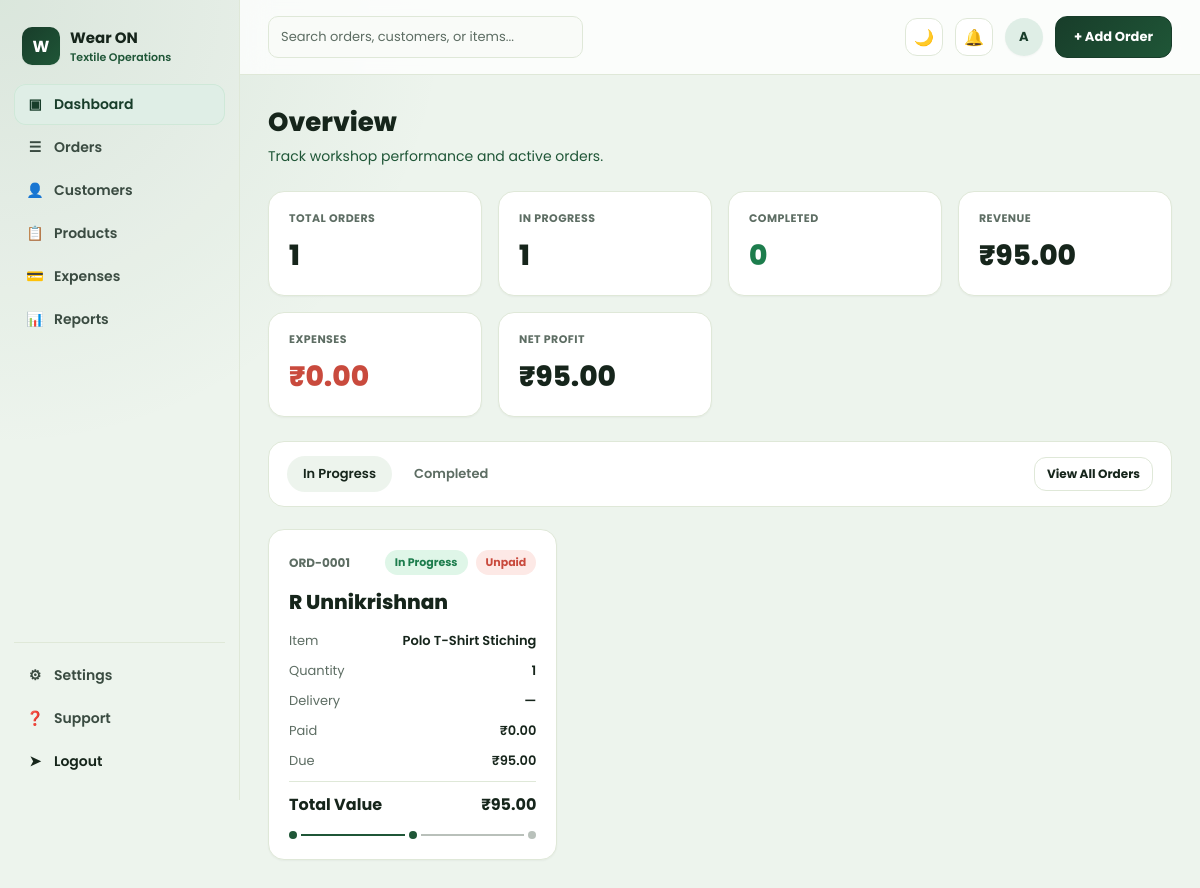
The app's page / (signed in), older data.
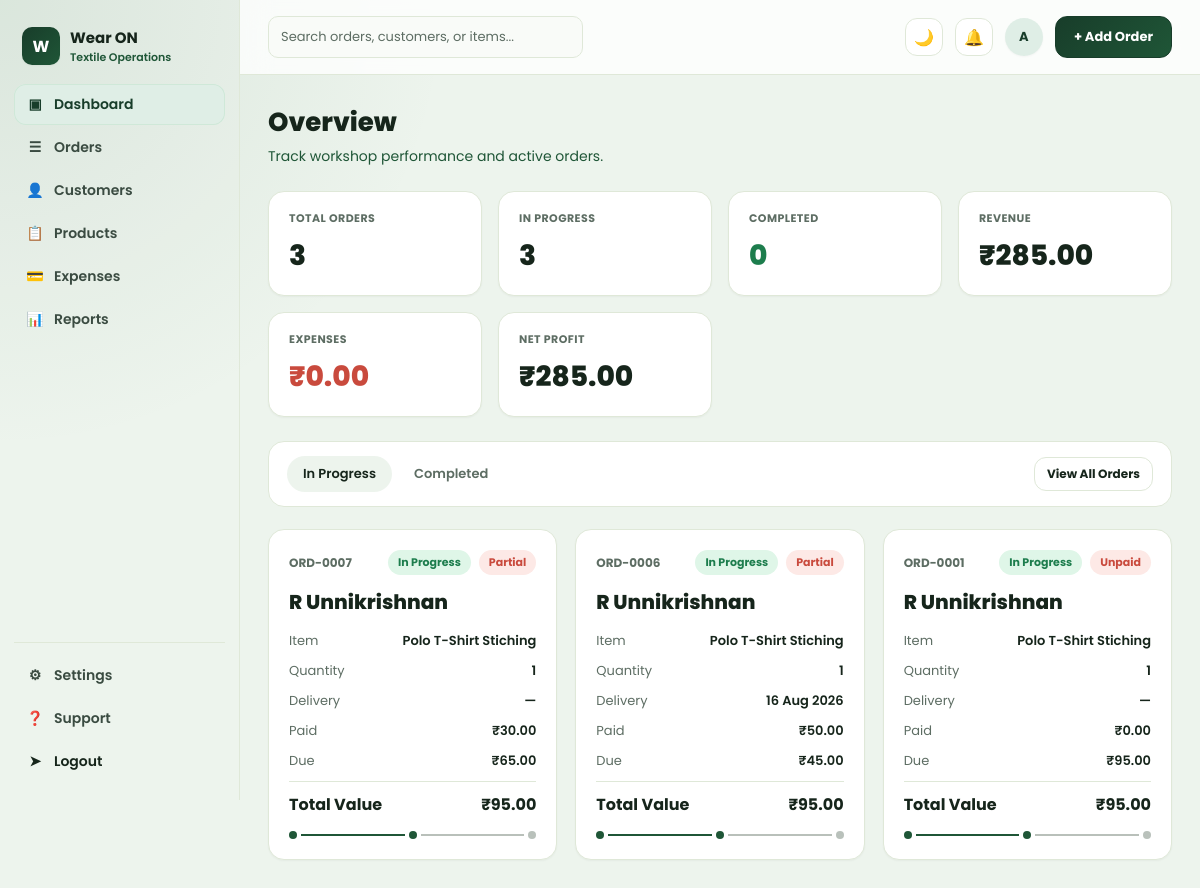
The same page, newer data.
### orders/models.py (models this page shows, shortened)
class Order(models.Model):
    STATUS_PENDING = "pending"
    STATUS_IN_PROGRESS = "in_progress"
    STATUS_FINISHED = "finished"
    STATUS_CANCELLED = "cancelled"
    STATUS_CHOICES = [
        (STATUS_PENDING, "Pending"),
        (STATUS_IN_PROGRESS, "In Progress"),
        (STATUS_FINISHED, "Finished"),
        (STATUS_CANCELLED, "Cancelled"),
    ]
    PRIORITY_LOW = "low"
    PRIORITY_MEDIUM = "medium"
    PRIORITY_HIGH = "high"
    PRIORITY_CHOICES = [
        (PRIORITY_LOW, "Low"),
        (PRIORITY_MEDIUM, "Medium"),
        (PRIORITY_HIGH, "High"),
    ]
    PAYMENT_METHOD_BANK = "bank_transfer"
    PAYMENT_METHOD_CHECK = "check"
    PAYMENT_METHOD_CARD = "card"
    PAYMENT_METHOD_ONLINE = "online_payment"
    PAYMENT_METHOD_OTHER = "other"
    PAYMENT_METHOD_CHOICES = [
        ("", "Select payment method"),
        (PAYMENT_METHOD_BANK, "Bank Transfer"),
        (PAYMENT_METHOD_CHECK, "Check"),
        (PAYMENT_METHOD_CARD, "Card"),
        (PAYMENT_METHOD_ONLINE, "Online Payment"),
        (PAYMENT_METHOD_OTHER, "Other"),
    ]
    order_number = models.CharField(max_length=20, unique=True, editable=False)
    customer = models.ForeignKey(Customer, on_delete=models.CASCADE, related_name="orders")
    status = models.CharField(max_length=20, choices=STATUS_CHOICES, default=STATUS_IN_PROGRESS)
    is_paid = models.BooleanField(default=False)
    order_date = models.DateField(default=timezone.localdate)
    expected_delivery_date = models.DateField(null=True, blank=True)
    reference_number = models.CharField("Reference / PO Number", max_length=50, blank=True)
    shipping_address = models.TextField(blank=True, help_text="Leave blank to use customer address")
    assigned_tailor = models.CharField(max_length=100, blank=True)
    priority = models.CharField(max_length=10, choices=PRIORITY_CHOICES, default=PRIORITY_MEDIUM)
    discount_percent = models.DecimalField(max_digits=5, decimal_places=2, default=0)
    amount_paid = models.DecimalField(max_digits=10, decimal_places=2, default=Decimal("0.00"))
    payment_method = models.CharField(
        max_length=30,
        choices=PAYMENT_METHOD_CHOICES,
        blank=True,
        default="",
    )
    payment_method_details = models.CharField(max_length=255, blank=True)
    customer_notes = models.TextField(blank=True)
    created_at = models.DateTimeField(auto_now_add=True)
    updated_at = models.DateTimeField(auto_now=True)
    class Meta:
        ordering = ["-created_at"]
    @property
    def subtotal(self):
        total = sum((item.subtotal for item in self.items.all()), Decimal("0"))
        return total.quantize(Decimal("0.01"))
    @property
    def discount_amount(self):
        return (self.subtotal * self.discount_percent / Decimal("100")).quantize(Decimal("0.01"))
    @property
    def grand_total(self):
        return self.subtotal - self.discount_amount
    @property
    def amount_due(self):
        due = self.grand_total - self.amount_paid
        if due <= Decimal("0"):
            return Decimal("0.00")
        return due.quantize(Decimal("0.01"))
    @property
    def total_expenses(self):
        total = sum((expense.total for expense in self.expenses.all()), Decimal("0"))
        return total.quantize(Decimal("0.01"))
    @property
    def payment_status_label(self):
        if self.amount_paid >= self.grand_total and self.grand_total > Decimal("0"):
            return "Paid"
        if self.amount_paid > Decimal("0"):
            return "Partial"
        return "Unpaid"

class OrderItem(models.Model):
    order = models.ForeignKey(Order, on_delete=models.CASCADE, related_name="items")
    fabric = models.ForeignKey(
        Fabric, on_delete=models.SET_NULL, related_name="order_items", null=True, blank=True
    )
    item_name = models.CharField(max_length=150)
    description = models.CharField(max_length=255, blank=True)
    quantity = models.DecimalField(max_digits=10, decimal_places=2, default=1)
    unit_price = models.DecimalField("Rate", max_digits=10, decimal_places=2, default=0)
    @property
    def subtotal(self):
        return self.quantity * self.unit_price

class Customer(models.Model):
    name = models.CharField(max_length=150)
    company_name = models.CharField(max_length=150, blank=True)
    email = models.EmailField(blank=True)
    phone = models.CharField(max_length=20, blank=True)
    address = models.TextField(blank=True)
    created_at = models.DateTimeField(auto_now_add=True)
    class Meta:
        ordering = ["name"]

### orders/views.py (the view)
# urls.py: path("", views.dashboard, name="dashboard"),
@login_required
def dashboard(request):
    orders = Order.objects.select_related("customer").prefetch_related("items", "expenses")
    today = date.today()
    status = request.GET.get("status", Order.STATUS_IN_PROGRESS)
    todays_orders = orders.filter(order_date=today)
    total_revenue = sum((o.grand_total for o in orders), Decimal("0"))
    total_expenses = sum((o.total_expenses for o in orders), Decimal("0")).quantize(Decimal("0.01"))
    revenue_today = sum((o.grand_total for o in todays_orders), Decimal("0"))
    expenses_today = sum(
        (e.total for e in Expense.objects.filter(created_at__date=today)), Decimal("0")
    ).quantize(Decimal("0.01"))
    context = {
        "total_orders": orders.count(),
        "in_progress_count": orders.filter(status__in=[Order.STATUS_IN_PROGRESS, Order.STATUS_PENDING]).count(),
        "finished_count": orders.filter(status=Order.STATUS_FINISHED).count(),
        "revenue_today": revenue_today,
        "expenses_today": expenses_today,
        "total_revenue": total_revenue,
        "total_expenses": total_expenses,
        "net_profit": total_revenue - total_expenses,
        "orders": _filter_by_status(orders, status)[:30],
        "active_status": status,
        "status_tabs": ORDER_STATUS_TABS,
    }
    return render(request, "orders/dashboard.html", context)

### orders/views.py (called while the page is built)
def _filter_by_status(queryset, status):
    if status not in {Order.STATUS_IN_PROGRESS, Order.STATUS_FINISHED}:
        status = Order.STATUS_IN_PROGRESS
    if status == Order.STATUS_IN_PROGRESS:
        return queryset.filter(status__in=[Order.STATUS_IN_PROGRESS, Order.STATUS_PENDING])
    return queryset.filter(status=status)

### orders/templates/orders/dashboard.html (shortened to what this page needs)
{% extends "base.html" %}
{% load humanize %}
{% block content %}
<h1 class="page-title">Overview</h1>
<p class="page-sub">Track workshop performance and active orders.</p>
<div class="stat-grid">
  <div class="card stat-card"><div class="stat-label">Total Orders</div><div class="stat-value">{{ total_orders }}</div></div>
  <div class="card stat-card"><div class="stat-label">In Progress</div><div class="stat-value">{{ in_progress_count }}</div></div>
  <div class="card stat-card"><div class="stat-label">Completed</div><div class="stat-value green">{{ finished_count }}</div></div>
  <div class="card stat-card"><div class="stat-label">Revenue</div><div class="stat-value">&#8377;{{ revenue_today|intcomma }}</div></div>
  <div class="card stat-card"><div class="stat-label">Expenses</div><div class="stat-value red">&#8377;{{ expenses_today|intcomma }}</div></div>
  <div class="card stat-card"><div class="stat-label">Net Profit</div><div class="stat-value">&#8377;{{ net_profit|intcomma }}</div></div>
</div>
<div class="filter-bar">
  <div class="tabs">
    {% for code, label in status_tabs %}
      <a class="tab {% if active_status == code %}active{% endif %}" href="?status={{ code }}">{{ label }}</a>
    {% endfor %}
  </div>
  <a href="{% url 'order-list' %}" class="btn btn-outline btn-sm">View All Orders</a>
</div>
<div class="order-grid">
  {% for order in orders %}
    {% include "orders/_order_card.html" %}
  {% empty %}
    <div class="empty-state">No orders yet.</div>
  {% endfor %}
</div>
{% endblock %}

### orders/templates/orders/_order_card.html
{% load humanize %}
<div class="card order-card">
  <div class="order-card-top">
    <span class="order-id">{{ order.order_number }}</span>
    <div class="pill-row">
      <span class="pill pill-{{ order.status }}">{{ order.get_status_display }}</span>
      <span class="pill pill-{{ order.is_paid|yesno:"paid,unpaid" }}">{{ order.payment_status_label }}</span>
    </div>
  </div>
  <a href="{% url 'order-detail' order.pk %}" class="order-name">{{ order.customer.name }}</a>
  {% with first_item=order.items.first %}
  {% if first_item %}
  <div class="kv-row"><span class="k">Item</span><span class="v">{{ first_item.item_name }}</span></div>
  <div class="kv-row"><span class="k">Quantity</span><span class="v">{{ first_item.quantity|floatformat:0 }}</span></div>
  {% endif %}
  {% endwith %}
  <div class="kv-row"><span class="k">Delivery</span><span class="v">{{ order.expected_delivery_date|date:"d M Y"|default:"—" }}</span></div>
  <div class="kv-row"><span class="k">Paid</span><span class="v">&#8377;{{ order.amount_paid|intcomma }}</span></div>
  <div class="kv-row"><span class="k">Due</span><span class="v">&#8377;{{ order.amount_due|intcomma }}</span></div>
  <div class="order-total-row"><span>Total Value</span><span>&#8377;{{ order.grand_total|intcomma }}</span></div>
  <div class="progress-dots">
    {% if order.status == "finished" %}
      <span class="dot filled"></span><span class="dot-line filled"></span><span class="dot filled"></span><span class="dot-line filled"></span><span class="dot filled"></span>
    {% elif order.status == "in_progress" %}
      <span class="dot filled"></span><span class="dot-line filled"></span><span class="dot filled"></span><span class="dot-line"></span><span class="dot"></span>
    {% else %}
      <span class="dot filled"></span><span class="dot-line"></span><span class="dot"></span><span class="dot-line"></span><span class="dot"></span>
    {% endif %}
  </div>
</div>

Row changes from the older to the newer data that the page shows:
added Order: order_number "ORD-0007", status "In Progress", payment_status_label "Partial", customer.name "R Unnikrishnan", items.first.item_name "Polo T-Shirt Stiching", items.first.quantity "1", expected_delivery_date "—", amount_paid "30.00", amount_due "65.00", grand_total "95.00"
added Order: order_number "ORD-0006", status "In Progress", payment_status_label "Partial", customer.name "R Unnikrishnan", items.first.item_name "Polo T-Shirt Stiching", items.first.quantity "1", expected_delivery_date "16 Aug 2026", amount_paid "50.00", amount_due "45.00", grand_total "95.00"
Text that changed along with them:
{{ total_orders }}: "1" → "3"
{{ in_progress_count }}: "1" → "3"
{{ revenue_today|intcomma }}: "95.00" → "285.00"
{{ net_profit|intcomma }}: "95.00" → "285.00"
